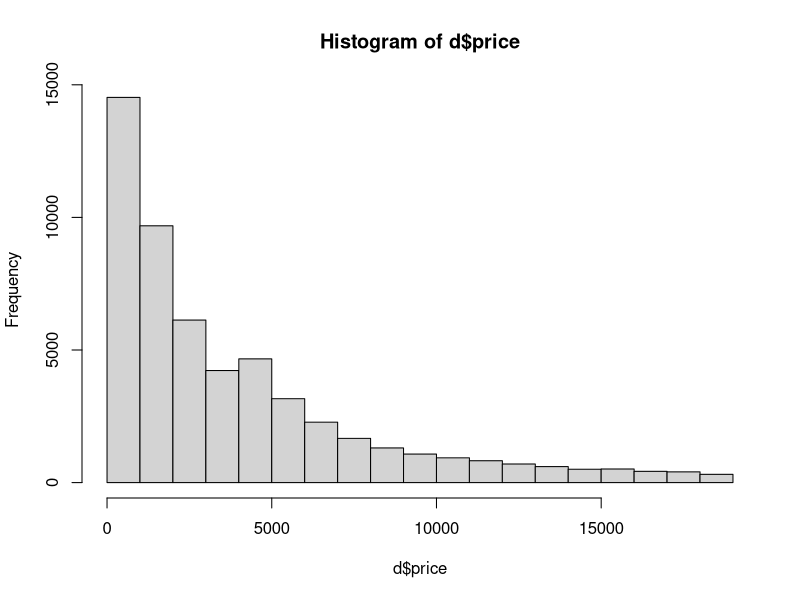
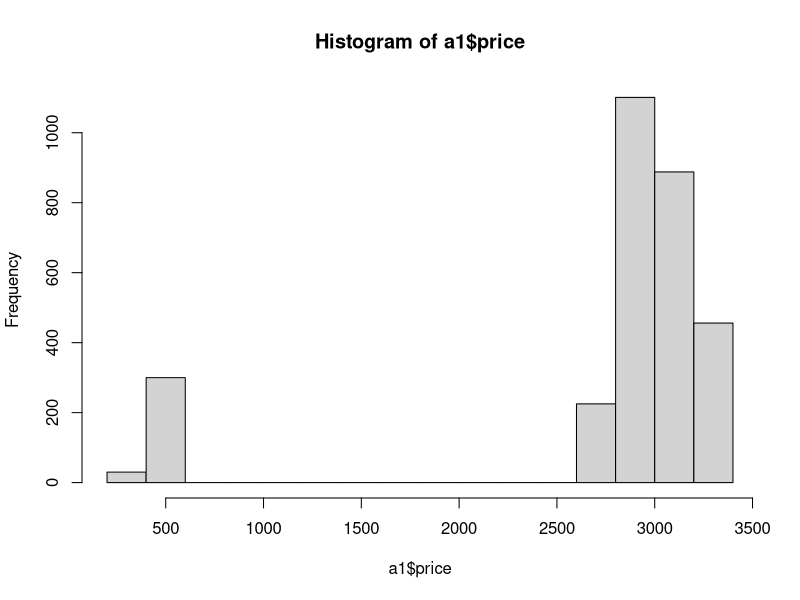
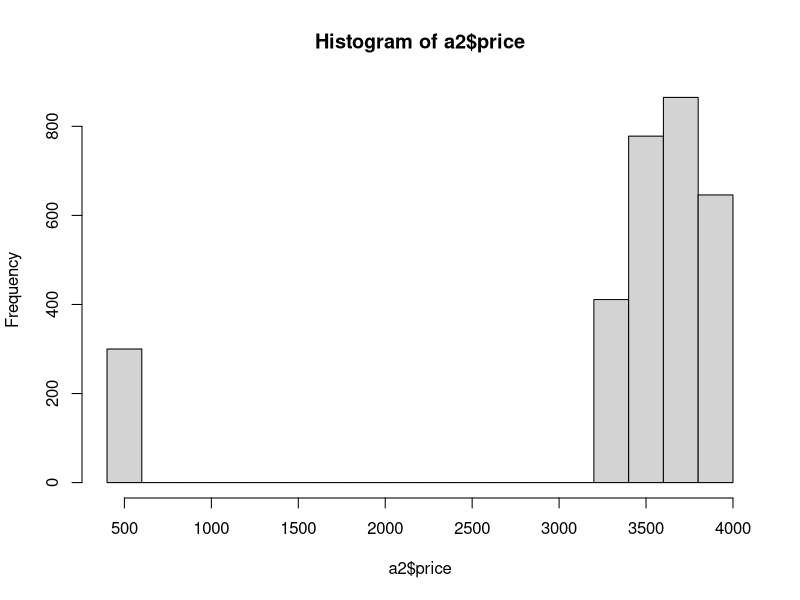
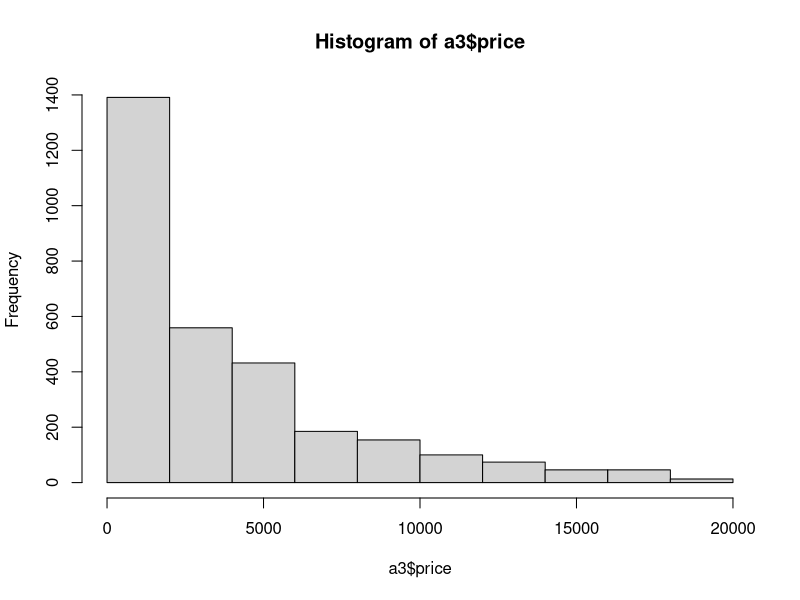
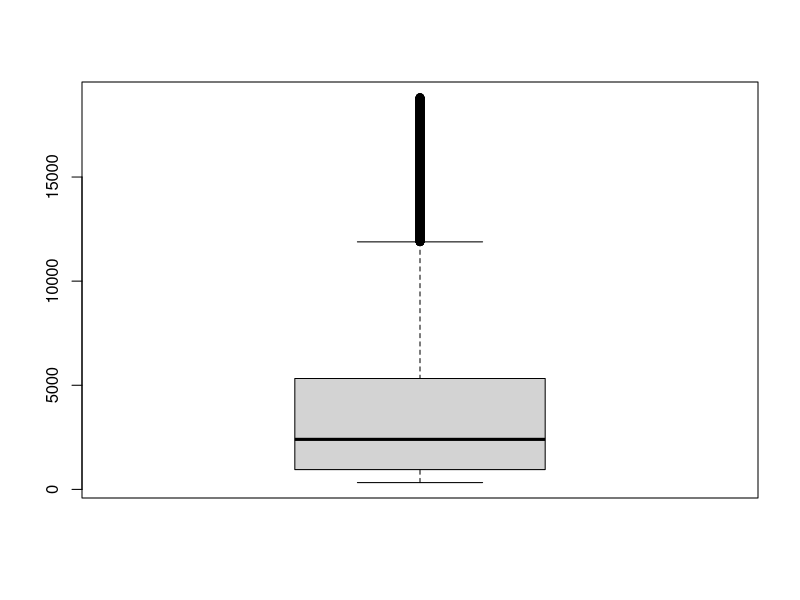
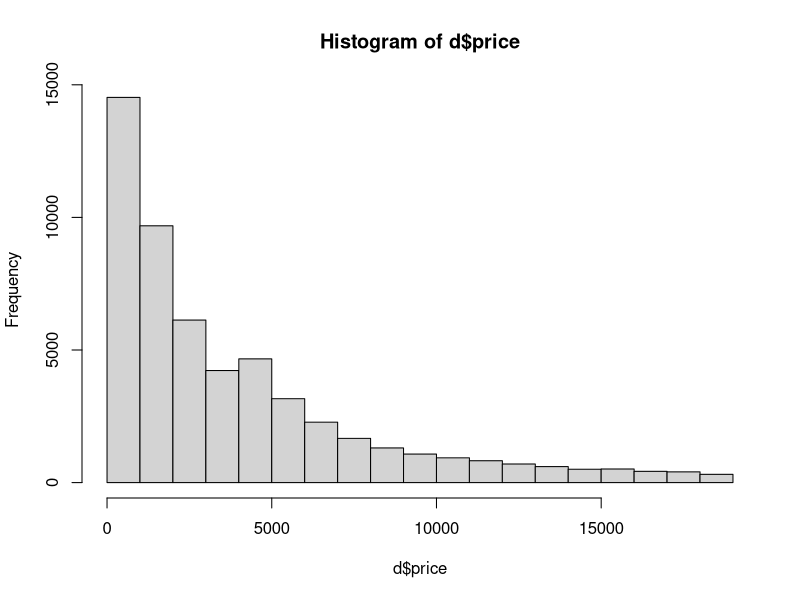
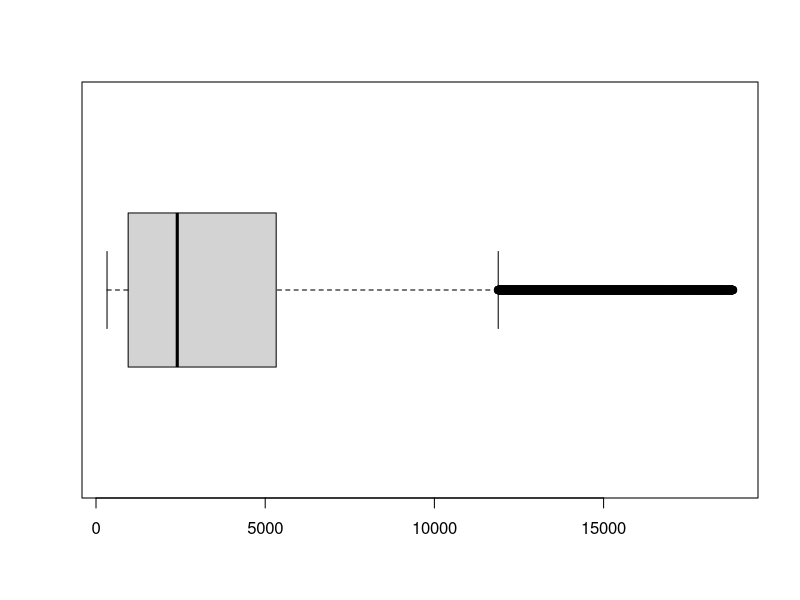
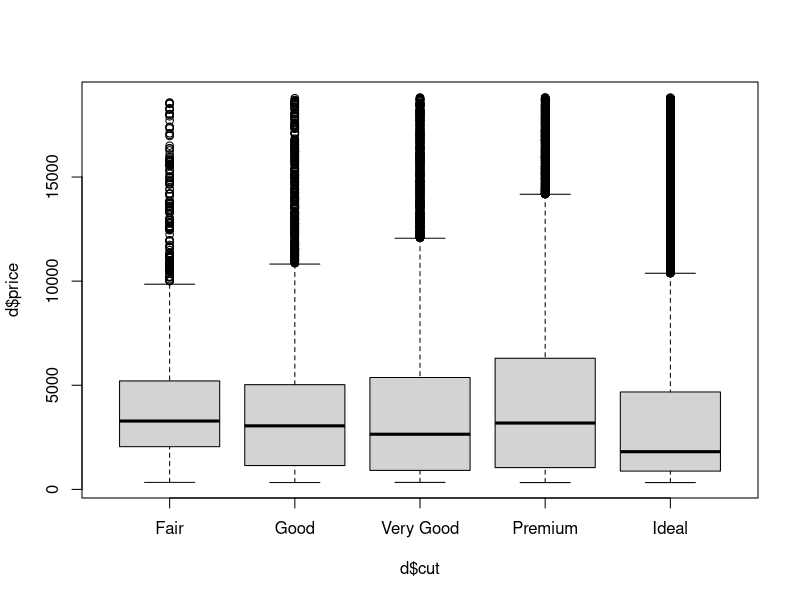

Reproduce these figures in R, in order.
install.packages("ggplot2")
library(ggplot2)

#install.packages("dplyr")
#library(dplyr)

# dataframe exemplo com diamantes com 53 mil linhas e 10 colunas
d <- diamonds

# Média (aritimética)
mean(d$price)

#Mediana 
median(d$price)

# Desvio Padrao
sd(d$price)

# Histograma
hist(d$price)

# Geração de Amostras
a1 <- d[1:3000,]

# Amostra não e parecida com a população 
mean(a1$price)
median(a1$price)
sd(a1$price)
hist(a1$price)

a2 <- d[3001:6000,]
mean(a2$price)
median(a2$price)
sd(a2$price)
hist(a2$price)

# numero de registro do dataset
nrow(d)

# Geração de Amostra aleatória 
sample(3)

# Reproduzir uma amostra aleatoria a partir de uma "semente"
set.seed(33)
sample(3)

# geração de amostra aleatória de 3k, obtida a partir da populacao
set.seed(33)
va <-sample(nrow(d))

a3 <- d[va[1:3000],]
mean(a3$price)
median(a3$price)
sd(a3$price)
hist(a3$price)
        
# estatisticas descritivas de um dataframe
summary(d)
summary(a3)

# Boxplot
boxplot(d$price)
hist(d$price)
boxplot(d$price, horizontal = TRUE)
boxplot(d$price~d$cut)
boxplot(d$price~d$cut)

# hacks de grafico de dispersao
m <- mtcars

# mostrar a base em tabela
View(m)
# primeiras 6 linhas 
head(m)
# ultimas 6 linhas 
tail(m)

# visualizar em tabela as ultimas 6 linhas
View(tail(m))

# grafico de dispersão # demostra peso X gasto de combustivel
plot(m$mpg~m$wt)

# Coeficiante de correlação linear
# Valores possiveis -1 e 1
cor(m$mpg,m$wt)

# Matriz de Correlação
cor(m)














